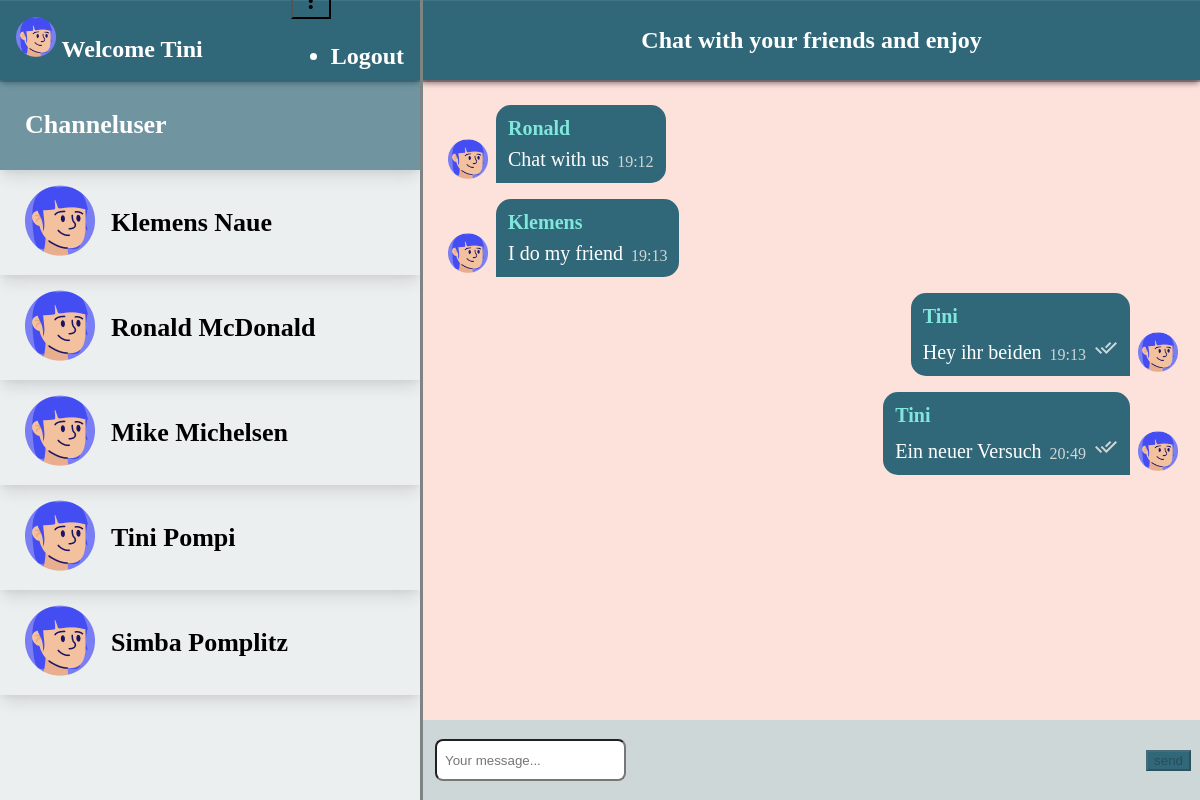
Page / (signed in) on the committed database.
### chat/models.py (models this page shows)
class Messages(models.Model):
    text = models.CharField(max_length=256)
    created_at = models.CharField(max_length=30, default ="")
    chat = models.ForeignKey(Chat, on_delete=models.CASCADE, related_name='chat_message_set', default=None, blank=True, null=True)
    author = models.ForeignKey(settings.AUTH_USER_MODEL, on_delete=models.CASCADE, related_name='author_message_set')
    receiver = models.ForeignKey(settings.AUTH_USER_MODEL, on_delete=models.CASCADE, related_name='receiver_message_set')

### chat/views.py (the view, shortened to what this page needs)
# urls.py: path('', index),
@login_required(login_url="/login/")
def index(request):
    chatMessage = Messages.objects.filter(chat__id = 1)
    names = User.objects.all()
    return render(request, 'chat/index.html', {'messages' : chatMessage, 'userData': names })

### chat/templates/chat/index.html (shortened to what this page needs)
{% extends "base.html" %}
{% block content %}
{% load static %}
<div id="mainContainer">
    <div id="mainContainerLeft">
        <div class="mainContainerLeftHeader">
            <div class="userInfo">
                <img class="headerimg" src="{% static '/img/avatarSofia.png' %}" alt="">
                Welcome {{request.user.first_name}}
            </div>
            <div class="userMenu">
                <button id="demo-menu-lower-right" class="mdl-button mdl-js-button mdl-button--icon">
                    <i class="material-icons">more_vert</i>
                </button>
                <ul class="mdl-menu mdl-menu--bottom-right mdl-js-menu mdl-js-ripple-effect"
                    for="demo-menu-lower-right">
                    <li class="mdl-menu__item">
                        <form class="logoutForm" action="/logout/">
                            <button class="logoutBtn">Logout</button>
                        </form>
                    </li>
                </ul>
            </div>
        </div>
        <div class="userList userHeadline">Channeluser</div>
        {% for user in userData %}
        <div class="userList">
            <div mat-card-avatar class="example-header-image"><img src="{% static '/img/avatarSofia.png' %}" alt=""></div>
            <mat-card-title class="userListUsername">{{user.first_name}} {{user.last_name}}</mat-card-title>
        </div>
        {% endfor %}
    </div>
    <div id="mainContainerRight">
        <div class="mainContainerRightHeader">Chat with your friends and enjoy</div>
        {% if request.user.is_authenticated %}
        <div id="messageContainer">
            {% for message in messages %}
            {% if request.user.id == message.author.id %}
            <div class="message row-reverse">
                <div class="messageContainerImg"><img src="{% static '/img/avatarSofia.png' %}" alt=""></div>
                <div class="messageContainerMessage  bubble-reverse">
                    <div class="messageUsername">{{message.author.first_name}}</div>
                    <div class="messageMessageTime">
                        <div class="messageMessage">{{message.text}}</div>
                        <div class="messageTime">{{message.created_at}}
                            <div class="sendIcon"><img src="{% static '/img/doublecheck.svg' %}" alt=""></div>
                        </div>
                    </div>
                </div>
            </div>
            {% else %}
            <div class="message">
                <div class="messageContainerImg"><img src="{% static '/img/avatarSofia.png' %}" alt=""></div>
                <div class="messageContainerMessage">
                    <div class="messageUsername">{{message.author.first_name}}</div>
                    <div class="messageMessageTime">
                        <div class="messageMessage">{{message.text}}</div>
                        <div class="messageTime">{{message.created_at}}</div>
                    </div>
                </div>
            </div>
            {% endif %}
            {% endfor %}
        </div>
        {% else %}
        <h1>Not logged in</h1>
        <h3>Please click <a href="/login">here</a> to login and continue</h3>
        {% endif %}
        <form onsubmit="sendMessage(); return false;" method="post" id="inputForm">
            <div class="mdl-textfield mdl-js-textfield mdl-textfield--floating-label">
                <input class="mdl-textfield__input" name="textmessage" placeholder="Your message..." type="text" id="messagetext" onkeyup="checkText()">
            </div>
            <button disabled id="messageButton" class="mdl-button mdl-js-button mdl-button--raised mdl-js-ripple-effect mdl-button--accent">
                send
            </button>
        </form>
    </div>
</div>
{% endblock %}

### static/css/style.css (style rules this page uses)
body { background-color: #ced7d8; }
#mainContainer { position: fixed; top: 0; bottom: 0; right: 0; left: 0; width: 100%; height: 100%; background-color: white; box-shadow: 2px 2px 2px 2px white; display: flex; }
#mainContainerLeft { width: 35%; height: 100%; background-color: white; display: flex; flex-direction: column; background-color: #ced7d863; }
.mainContainerLeftHeader { display: flex; gap: 12px; align-items: center; justify-content: space-between; background-color: #316879; color: white; font-weight: 600; padding: 0 16px; font-size: 24px; height: 80px; box-shadow: rgba(6, 24, 44, 0.4) 0px 0px 0px 2px, rgba(6, 24, 44, 0.65) 0px 4px 6px -1px, rgba(255, 255, 255, 0.08) 0px 1px 0px inset; }
.headerimg { width: 40px; height: 40px; }
.userMenu { position: relative; }
.mainContainerLeftHeader .mdl-button { background-color: unset !important; }
.logoutBtn { all: unset; font-weight: 600; }
.logoutForm { display: flex; justify-content: center; align-items: center; }
.userList { display: flex; justify-content: flex-start; align-items: center; gap: 16px; font-weight: 700; padding: 15px 25px; box-shadow: rgba(0, 0, 0, 0.1) 0px 10px 15px -3px, rgba(0, 0, 0, 0.05) 0px 4px 6px -2px; }
.userHeadline { font-size: 26px; padding: 30px 25px !important; background-color: #316879a8 !important; color: white; }
.userListUsername { font-size: 26px; color: black; }
#mainContainerRight { width: 65%; height: 100%; display: flex; flex-direction: column; justify-content: flex-start; background-color:white; overflow: auto; position: relative; overflow: hidden; }
.mainContainerRightHeader { display: flex; gap: 12px; align-items: center; justify-content: center; background-color: #316879; border-left: 3px inset #ced7d8; font-weight: 600; font-size: 24px; min-height: 80px; height: 80px; box-shadow: rgba(6, 24, 44, 0.4) 0px 0px 0px 2px, rgba(6, 24, 44, 0.65) 0px 4px 6px -1px, rgba(255, 255, 255, 0.08) 0px 1px 0px inset; color: white; }
#messageContainer { display: flex; flex-direction: column; justify-content: flex-start; align-items: flex-start; gap: 16px; padding: 25px; width: calc(100% - 50px); flex: 1; overflow: auto; background-color: #f47b603a; border-left: 3px inset #ced7d8; }
.message { width: 100%; display: flex; justify-content: flex-start; align-items: flex-end; gap: 8px; }
.row-reverse { flex-direction: row-reverse; }
.messageContainerImg img { width: 40px; height: 40px; }
.messageContainerMessage { background-color: #316879; border-radius: 15px 15px 15px 0; padding: 12px; display: flex; flex-direction: column; gap: 8px; }
.bubble-reverse { border-radius: 15px 15px 0 15px !important; }
.messageUsername { font-size: 20px; font-weight: 700; color: #7fe7dc; }
.messageMessageTime { display: flex; justify-content: flex-start; align-items: flex-end; gap: 8px; color: #ced7d8 }
.messageMessage { font-size: 20px; font-weight: 500; color: white; word-break: break-all; }
.messageTime { display: flex; align-items: end; gap: 8px; }
.sendIcon { fill:#ced7d8 }
#inputForm { border-left: 3px inset #ced7d8; width: 100%; display: flex; justify-content: center; align-items: center; gap: 16px; background-color: #ced7d8; height: 80px; }
#messagetext { height: 36px; background-color: white; border-radius: 8px; padding-left: 8px; }
.mdl-button { background-color: #316879 !important; margin-right: 12px; }
.mdl-textfield { flex: 1; margin-left: 12px; }

### rows in the picture
Messages: author.first_name "Ronald", text "Chat with us", created_at "19:12"
Messages: author.first_name "Klemens", text "I do my friend", created_at "19:13"
Messages: author.first_name "Tini", text "Hey ihr beiden", created_at "19:13"
Messages: author.first_name "Tini", text "Ein neuer Versuch", created_at "20:49"

### other values in the picture
{{ request.user.first_name }} "Tini"
{{ user.first_name }} "Klemens"
{{ user.last_name }} "Naue"
{{ user.first_name }} "Ronald"
{{ user.last_name }} "McDonald"
{{ user.first_name }} "Mike"
{{ user.last_name }} "Michelsen"
{{ user.first_name }} "Tini"
{{ user.last_name }} "Pompi"
{{ user.first_name }} "Simba"
{{ user.last_name }} "Pomplitz"
